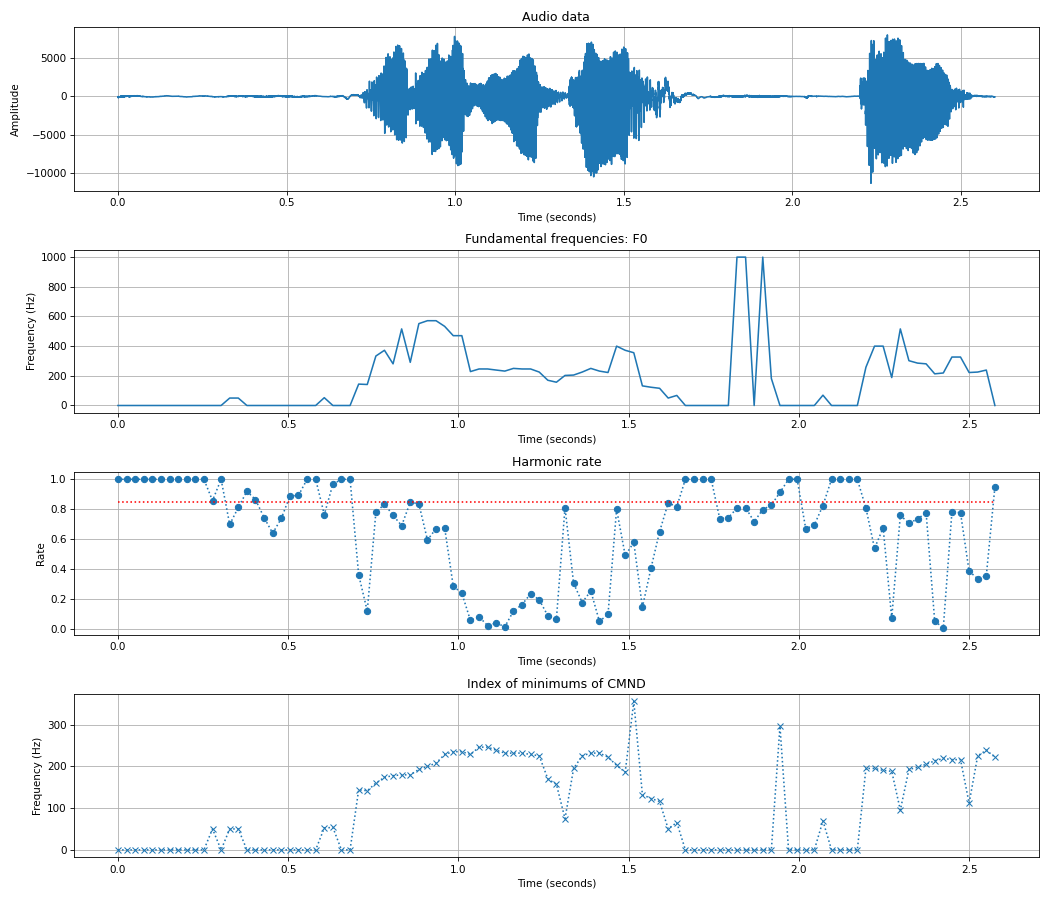

Source code (Python):
from scipy.io.wavfile import read
from spafe.frequencies.fundamental_frequencies import compute_yin


# read audio
fpath = "../../../tests/data/test.wav"
fs, sig = read(fpath)
duration = len(sig) / fs
harmonic_threshold = 0.85

pitches, harmonic_rates, argmins, times = compute_yin(sig,
                                                      fs,
                                                      win_len=0.050,
                                                      win_hop=0.025,
                                                      low_freq=50,
                                                      high_freq=1000,
                                                      harmonic_threshold=harmonic_threshold)

# xaxis helper function
gen_xaxis_times = lambda v, dt : [float(x) * dt / len(v) for x in range(0, len(v))]


plt.figure(figsize=(14, 12))
plt.subplots_adjust(left=0.125, right=0.9, bottom=0.125, top=0.9, wspace=0.2, hspace=0.99)

# plot audio data
ax1 = plt.subplot(4, 1, 1)
ax1.plot(gen_xaxis_times(sig, duration), sig)
ax1.set_title("Audio data")
ax1.set_ylabel("Amplitude")
ax1.set_xlabel("Time (seconds)")
plt.grid()

# plot F0
ax2 = plt.subplot(4, 1, 2)
ax2.plot(gen_xaxis_times(pitches, duration), pitches)
ax2.set_title("Fundamental frequencies: F0")
ax2.set_ylabel("Frequency (Hz)")
ax2.set_xlabel("Time (seconds)")
plt.grid()

# plot Harmonic rate
ax3 = plt.subplot(4, 1, 3, sharex=ax2)
ax3.plot(gen_xaxis_times(harmonic_rates, duration), harmonic_rates, ":o")
ax3.plot(gen_xaxis_times(harmonic_rates, duration), [harmonic_threshold] * len(harmonic_rates), "r:")
ax3.set_title("Harmonic rate")
ax3.set_ylabel("Rate")
ax3.set_xlabel("Time (seconds)")
plt.grid()

# plot Index of minimums of CMND
ax4 = plt.subplot(4, 1, 4, sharex=ax2)
ax4.plot(gen_xaxis_times(argmins, duration), argmins, ":x")
ax4.set_title("Index of minimums of CMND")
ax4.set_ylabel("Frequency (Hz)")
ax4.set_xlabel("Time (seconds)")
plt.grid()
plt.show()
